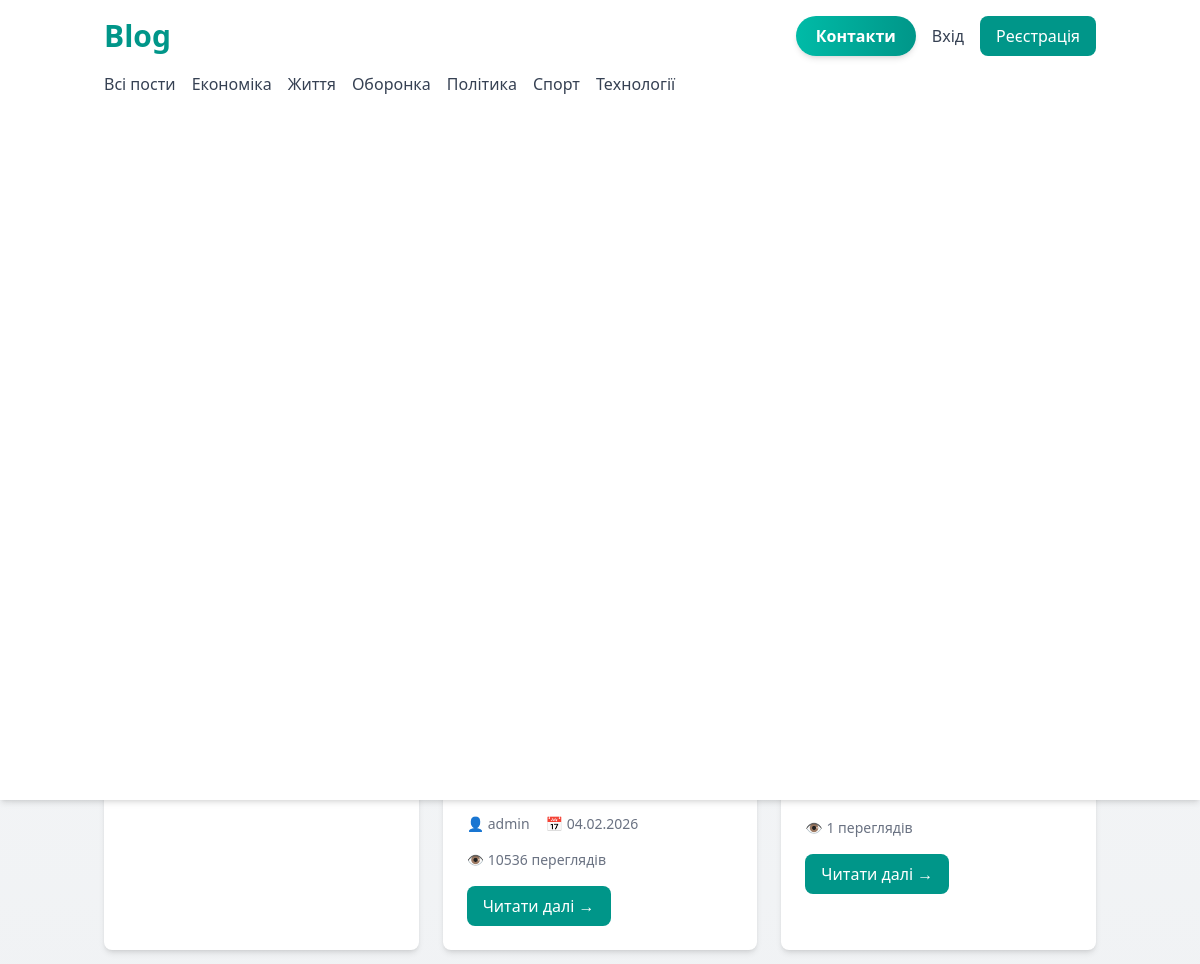
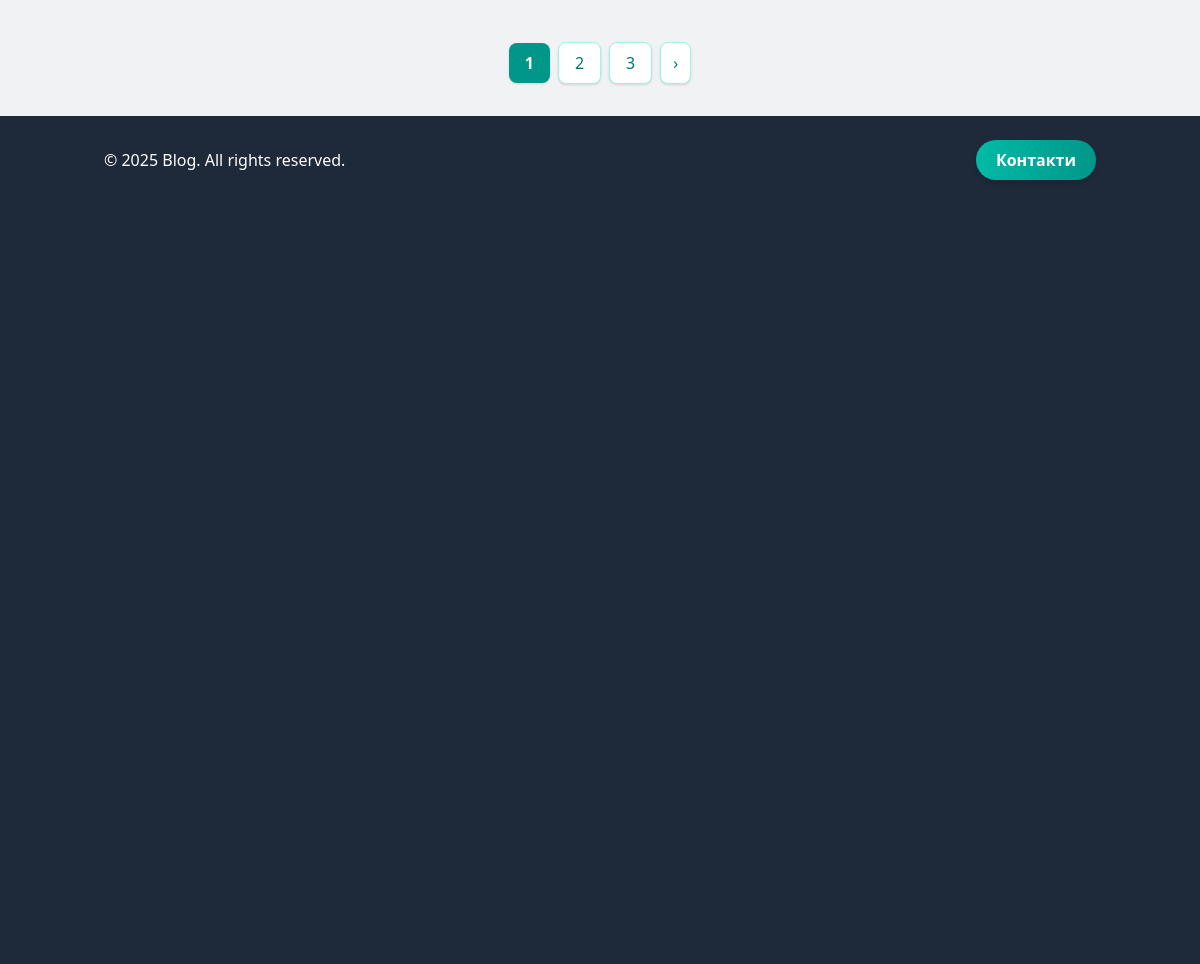
The page / on the database its author committed (2 pictures, top to bottom).
### apps/main/models.py (models this page shows, shortened)
class Category(models.Model):
  name = models.CharField(max_length=50, db_index=True, verbose_name="Ім'я категорії")
  slug = models.SlugField(max_length=50, unique=True, verbose_name="Слаг")
  class Meta:
      ordering = ["name"]
      verbose_name = "Категорія"
      verbose_name_plural = "Категорії"
  def get_absolute_url(self):
      return reverse("main:post_list_by_category", args=[self.slug])

class Post(models.Model):
  category = models.ForeignKey(Category, on_delete=models.CASCADE, verbose_name="Категорія", null=True, blank=True)
  title = models.CharField(max_length=100, db_index=True, verbose_name="Заголовок")
  slug = models.SlugField(max_length=100, unique=True, verbose_name="Слаг")
  image = models.ImageField(upload_to="posts/%Y/%m/%d/", blank=True, verbose_name="Зображення")
  content = models.TextField(verbose_name="Контент")
  created_at = models.DateTimeField(auto_now_add=True, verbose_name="Дата створення")
  updated_at = models.DateTimeField(auto_now=True, verbose_name="Дата оновлення")
  likes = models.IntegerField(default=0, verbose_name="Лайки")
  views = models.IntegerField(default=0, verbose_name="Перегляди")
  author = models.ForeignKey(User, on_delete=models.CASCADE, verbose_name="Автор")
  class Meta:
      ordering = ["-created_at"]
      verbose_name = "Пост"
      verbose_name_plural = "Пости"
  def get_absolute_url(self):
      return reverse("main:post_detail", args=[self.id, self.slug])

### apps/main/views.py (the view)
# urls.py: path('', views.post_list, name="post_list"),
def post_list(request, category_slug=None):
    posts = Post.objects.all()
    category = None
    search_query = None
    if category_slug:
        category = get_object_or_404(Category, slug=category_slug)
        posts = Post.objects.filter(category=category)
    search_query = request.GET.get('q')
    if search_query:
        posts = posts.filter(
            Q(title__icontains=search_query) |
            Q(content__icontains=search_query) |
            Q(author__username__icontains=search_query)
        )
    sort = request.GET.get('sort')
    if sort == 'new':
        posts = posts.order_by('-created_at')
    elif sort == 'old':
        posts = posts.order_by('created_at')
    elif sort == 'popular':
        posts = posts.order_by('-views')
    paginator = Paginator(posts, 3)  # 6 постів на сторінку
    page = request.GET.get('page')
    try:
        posts = paginator.page(page)
    except PageNotAnInteger:
        posts = paginator.page(1)
    except EmptyPage:
        posts = paginator.page(paginator.num_pages)
    return render(request, 'main/post_list.html', {
        'posts': posts,
        'category': category,
        'search_query': search_query,
    })

### apps/main/templatetags/blog_tags.py (called while the page is built)
@register.simple_tag
def get_categories_with_count():
    return Category.objects.annotate(
        posts_count=Count('post')
    ).filter(posts_count__gt=0)

### apps/main/templates/main/post_list.html (shortened to what this page needs)
{% extends 'base.html' %}
{% block content %}
{% include 'main/components/form.html' %}
<div class="mb-8">
  <div class="flex items-center justify-between mb-4">
      <h1 class="text-4xl font-bold text-gray-800">{% if category %}{{ category.name }}{% else %}Всі пости{% endif %}</h1>
  </div>
  <div class="flex flex-wrap gap-3">
    <a href="?sort=new" class="px-4 py-2 bg-teal-100 text-teal-700 rounded-lg hover:bg-teal-200 transition-colors font-medium">Спочатку нові</a>
    <a href="?sort=old" class="px-4 py-2 bg-teal-100 text-teal-700 rounded-lg hover:bg-teal-200 transition-colors font-medium">Спочатку старі</a>
    <a href="?sort=popular" class="px-4 py-2 bg-teal-100 text-teal-700 rounded-lg hover:bg-teal-200 transition-colors font-medium">Спочатку популярні</a>
  </div>
</div>
<div class="grid grid-cols-1 md:grid-cols-2 lg:grid-cols-3 gap-6">
  {% for post in posts %}
  <div class="bg-white rounded-lg shadow-md overflow-hidden hover:shadow-xl transition-shadow">
    <div class="p-6">
      <h2 class="text-2xl font-bold text-gray-800 mb-3 hover:text-teal-600 transition-colors">{{ post.title }}</h2>
      <p class="text-gray-600 mb-4 line-clamp-3">{{ post.content|truncatewords:30 }}</p>
      <div class="flex flex-wrap gap-4 text-sm text-gray-500 mb-4">
        <span class="flex items-center gap-1">👤 {{ post.author }}</span>
        <span class="flex items-center gap-1">📅 {{ post.created_at|date:"d.m.Y" }}</span>
        <span class="flex items-center gap-1">👁️ {{ post.views }} переглядів</span>
      </div>
      <a href="{{ post.get_absolute_url }}" class="inline-block bg-teal-600 hover:bg-teal-700 text-white px-4 py-2 rounded-lg transition-colors font-medium">Читати далі →</a>
    </div>
  </div>
  {% empty %}
  <div class="col-span-full">
    <p class="text-center text-gray-500 text-lg py-12">Пости не знайдено.</p>
  </div>
  {% endfor %}
  {% include 'main/components/pagination-v2.html' %}
</div>
{% endblock %}

### apps/main/templates/base.html (shortened to what this page needs)
{% load static %}
{% load blog_tags %}
<!DOCTYPE html>
<html lang="en">
  <head>
    <script src="https://cdn.jsdelivr.net/npm/@tailwindcss/browser@4"></script>
    <link rel="stylesheet" href="{% static 'css/style.css' %}">
  </head>
  <body class="bg-gray-50 min-h-screen flex flex-col">
    <div class="flex flex-col min-h-screen">
      <header class="bg-white shadow-md fixed top-0 left-0 right-0 z-50">
        <div class="container mx-auto px-4 py-4">
          <div class="flex items-center justify-between">
            <h1 class="text-3xl font-bold text-teal-600">Blog</h1>
            <div class="flex items-center gap-4">
              <a href="{% url 'contact:contact' %}" class="bg-gradient-to-r from-teal-500 to-teal-600 hover:from-teal-600 hover:to-teal-700 text-white px-5 py-2 rounded-full font-semibold shadow-md hover:shadow-lg transition-all duration-300 transform hover:scale-105">Контакти</a>
              {% if user.is_authenticated %}
                {% if user.is_staff %}
                  <a
                    href="{% url 'admin:index' %}"
                    class="text-gray-700 hover:text-teal-600 transition-colors">
                      Адмін панель
                  </a>
                {% endif %}
                <a href="{% url 'accounts:profile' %}" class="text-gray-700 hover:text-teal-600 transition-colors">Профіль</a>
                <a href="{% url 'accounts:logout' %}" class="bg-red-500 hover:bg-red-600 text-white px-4 py-2 rounded-lg transition-colors">Вийти</a>
              {% else %}
                <a href="{% url 'accounts:login' %}" class="text-gray-700 hover:text-teal-600 transition-colors">Вхід</a>
                <a href="{% url 'accounts:register' %}" class="bg-teal-600 hover:bg-teal-700 text-white px-4 py-2 rounded-lg transition-colors">Реєстрація</a>
              {% endif %}
            </div>
          </div>
        <nav class="mt-4">
            <ul class="flex flex-wrap gap-4">
              <li><a href="{% url 'main:post_list' %}" class="text-gray-700 hover:text-teal-600 font-medium transition-colors">Всі пости</a></li>
              {% get_categories_with_count as categories %}
              {% for category in categories %}
                <li><a href="{{ category.get_absolute_url }}" class="text-gray-700 hover:text-teal-600 font-medium transition-colors">{{ category.name }}</a></li>
              {% endfor %}
            </ul>
          </nav>
      </header>
      <main class="flex-1 container mx-auto px-4 py-8 pt-32">{% block content %}{% endblock %}</main>
      <footer class="bg-gray-800 text-white py-6 mt-auto">
        <div class="container mx-auto px-4">
          <div class="flex flex-col md:flex-row justify-between items-center gap-4">
            <p>&copy; 2025 Blog. All rights reserved.</p>
            <a href="{% url 'contact:contact' %}" class="bg-gradient-to-r from-teal-500 to-teal-600 hover:from-teal-600 hover:to-teal-700 text-white px-5 py-2 rounded-full font-semibold shadow-md hover:shadow-lg transition-all duration-300 transform hover:scale-105">Контакти</a>
          </div>
        </div>
      </footer>
    </div>
  </body>
</html>

### static/css/style.css (style rules this page uses)
body { margin: 0; padding: 0; font-family: "Segoe UI", Tahoma, Geneva, Verdana, sans-serif; min-height: 100vh; background: linear-gradient(to bottom, #f8f9fa, #e9ecef); }
ul { list-style: none; margin: 0; padding: 0; }
.container { min-height: 100vh; width: 100%; margin: 0 auto; display: flex; flex-direction: column; }

### rows shown on the page
Category: name "Економіка"
Category: name "Життя"
Category: name "Оборонка"
Category: name "Політика"
Category: name "Спорт"
Category: name "Технології"
Post: author "admin", created_at "04.02.2026", views "10536"
Post: views "1"

### other values the page prints
{{ num }} "1"
{{ num }} "2" "3"
